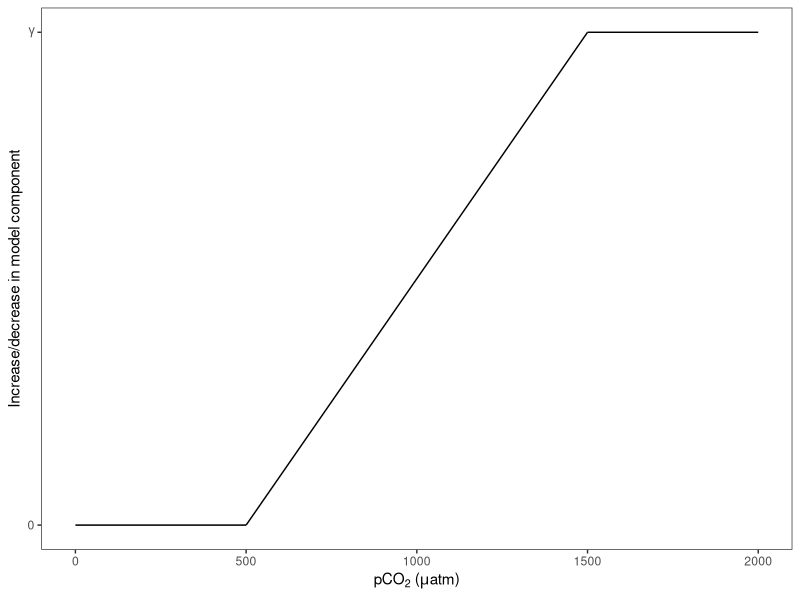
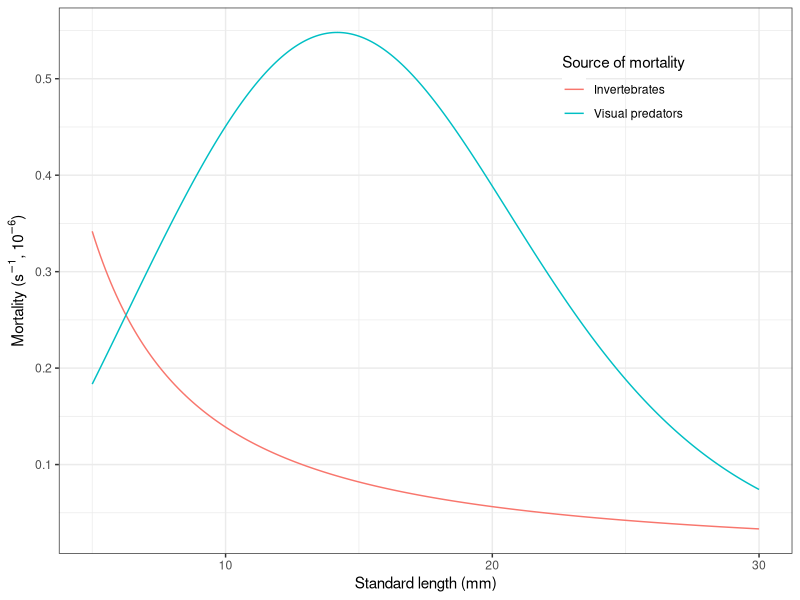
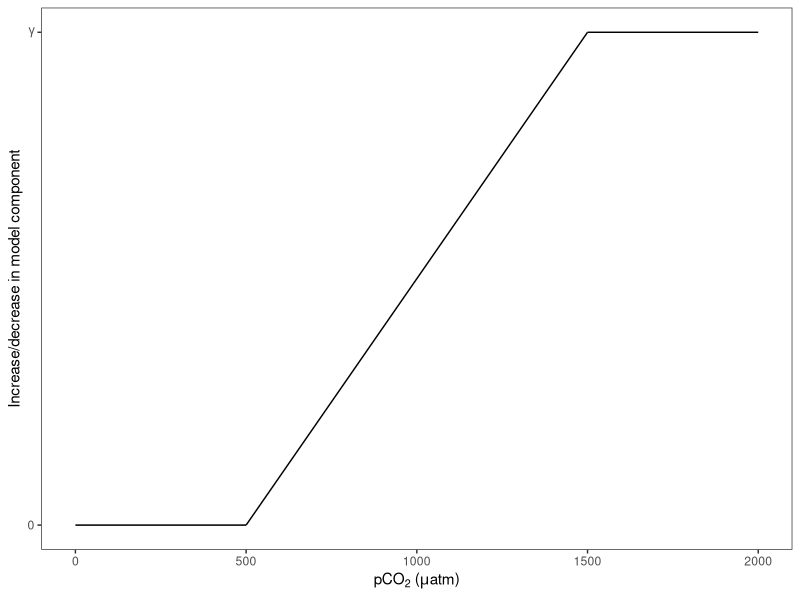
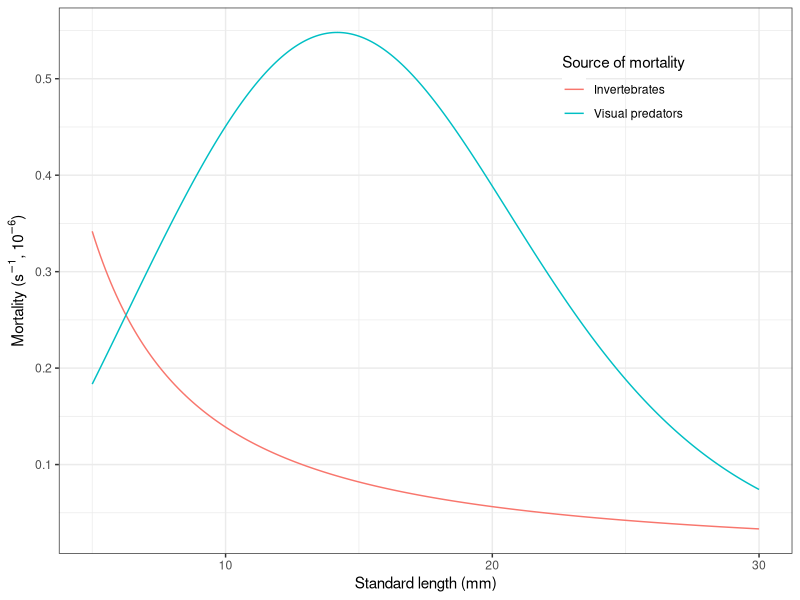

Write R code to recreate these figures, in order.
# ROMS example:
# Explore ROMS outputs:

setwd('C:/Users/moroncog/Documents/DisMELS_Pcod_model')

require(ggplot2)

# figure impacts of climate change  ------------------------------------------------------------------
min_pco2 = 500
max_pco2 = 1500
#par_eq = 0.005
xVals = seq(from = min_pco2, to = max_pco2, by = 10)
#maxval = 665
# fac_fun = function(x) {
#   xa = (1/maxval)*(exp(x*par_eq) - 1)
#   return(xa)
# }

# out_df = data.frame(pco2 = xVals)
# out_df$fac = fac_fun(x = out_df$pco2)
# out_df$type = 'Resilient'

tmp2 = data.frame(pco2 = xVals)
tmp2$fac = -0.5 + (1/(max_pco2 - min_pco2))*xVals
#tmp2$type = 'Non-resilient'

tmp3 = data.frame(pco2 = seq(0,min_pco2, by = 100))
tmp3$fac = 0

tmp4 = data.frame(pco2 = seq(max_pco2, 2000, by = 100))
tmp4$fac = 1

# Make plot:

ggplot(data = tmp2, aes(x = pco2, y = fac)) +
  geom_line() +
  geom_line(data = tmp3, aes(x = pco2, y = fac)) +
  geom_line(data = tmp4, aes(x = pco2, y = fac)) +
  theme_bw() +
  scale_y_continuous(breaks = c(0,1), labels = c('0', expression(gamma))) +
  ylab('Increase/decrease in model component') +
  xlab(expression(pCO["2"]*' ('*mu*'atm)')) +
  theme(legend.position = c(0.2,0.8),
        legend.title = element_blank(),
        panel.grid.major = element_blank(),
        panel.grid.minor = element_blank(),
        legend.background = element_rect(fill = "transparent"))
  

ggsave(filename = 'figures/impacts_OA.jpg', device = jpeg, width = 95, 
       height = 90, units = 'mm', dpi = 500)


# -------------------------------------------------------------------------
# Sources of mortality:
m2mm = 1000
getr_fun = function(p_len) {
  
  prey_len = p_len 
  contrast = 0.3
  em = 5E4
  larvalShape = 0.2
  larvalWidth   = larvalShape*prey_len
  prey_area = 0.75*prey_len*larvalWidth 
  ke_larvae = 1
  beamAttCoeff = 3
  eb = 10
  
  visual = 0
  c = beamAttCoeff/m2mm
  c0 = contrast
  ap = prey_area
  vc = em
  ke = 1
  ier = 0
  
  r2 = abs(c0)*ap*vc*(eb/(ke+eb))
  r = sqrt(r2)
  # beamAttCoeff = 0.18*3
  
  eps = 0.0001
  iend = 200
  tol = r
  fr2 = log(abs(c0)*ap*vc)
  fr1 = log(((ke+eb)/eb)*r*r*exp(c*r))
  f1 = fr1 - fr2
  fder = c + 2/r
  
  tolf = 100*eps
  ier = 1
  
  for(i in 1:iend){
    
    if(f1 != 0) {
      
      if(fder != 0) {
        dx = f1/fder
        r = r-dx
        if(r < 0) {
          ier = 3
          break
        }
        tol = r
        
        fr2 = log(abs(c0)*ap*vc)
        fr1 = log(((ke+eb)/eb)*r*r*exp(c*r))
        f1 = fr1 - fr2
        fder = c + 2/r
        tol = eps
        as = abs(r)
        
        if(as-1 <= 0) {
          if(abs(dx)-tol <= 0){
            if(abs(f1)-tolf <= 0) {
              ier = 0
              break
            } 
          }
          
        } else {
          tol = tol*as
        }
        
      } else { 
        ier = 2
        break
      }
      
    } else { 
      
      ier = 0
      break
      
    }
    
  }
  
  return(r)
  
}

len_vec = seq(from = 5, to = 30, by = 0.1)
setMort = 1 # 0.001
visFieldShape = 0.5
fishSwimVel = 0.1
fishDens = 1e-4
aPred = 2.77*10^-6 #1.78e-5
bPred = -1.3 #-1.3
starvMort = 1e-6 
starved = 1
kval = 7e-6

fishMortality = numeric(length(len_vec))
invertebrateMortality = numeric(length(len_vec))
starvationMortality = numeric(length(len_vec))
for(k in seq_along(len_vec)) {

  Pe = 0.92/(1+exp((len_vec[k]-16.3)/4.13))

  larval_mm = len_vec[k]
  visual = getr_fun(larval_mm)

  #fishMortality[k] = setMort*(visFieldShape*pi*(visual^2)*fishDens)
  fishMortality[k] = kval*(Pe)*(visual/1000)^2 
  invertebrateMortality[k] = setMort*((aPred*(larval_mm)^bPred))
  starvationMortality[k] = starvMort*starved

}

data_plot = rbind(data.frame(len = len_vec, mort = fishMortality, type = 'Visual predators'),
                  data.frame(len = len_vec, mort = invertebrateMortality, type = 'Invertebrates')
                  #data.frame(len = len_vec, mort = starvationMortality, type = 'Starvation')
                  )
data_plot$mort = data_plot$mort*1e6

# Make Plot:
ggplot(data = data_plot, aes(x = len, y = mort, color = type)) +
  geom_line() +
  theme_bw() +
  xlab('Standard length (mm)') +
  ylab(expression(paste('Mortality (', s^{-1}, ', ', 10^{-6}, ')'))) +
  theme(legend.position = c(0.77, 0.85),
        legend.background = element_rect(fill='transparent')) +
  guides(color = guide_legend(title = 'Source of mortality'))

ggsave(filename = 'figures/source_mort.png', device = 'png', width = 100, height = 90, units = 'mm', dpi = 500)

